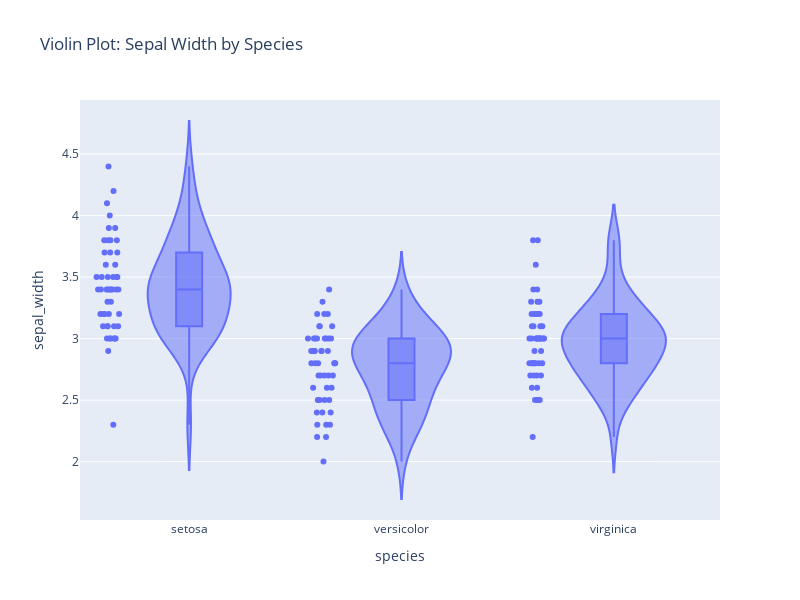

The cell this chart's notebook holds for it:
### Code cell
# Violin Plot

violin_fig = px.violin(df, x="species", y="sepal_width", box=True, points="all",
                       title="Violin Plot: Sepal Width by Species")
violin_fig.update_layout(width=800, height=600)
violin_fig.show()

### Figure 1 — Plotly figure (JSON) as saved in the notebook; plotly's stock layout.template omitted (floating-point values rounded to 4 significant figures; data arrays with more than 128 entries replaced by an {"elided": "..."} marker saying what was removed)
{"data": [{"alignmentgroup": "True", "box": {"visible": true}, "hovertemplate": "species=%{x}<br>sepal_width=%{y}<extra></extra>", "legendgroup": "", "marker": {"color": "#636efa"}, "name": "", "offsetgroup": "", "orientation": "v", "points": "all", "scalegroup": "True", "showlegend": false, "type": "violin", "x": {"elided": "150 str values"}, "x0": " ", "xaxis": "x", "y": {"elided": "150 float values"}, "y0": " ", "yaxis": "y"}], "layout": {"height": 600, "legend": {"tracegroupgap": 0}, "title": {"text": "Violin Plot: Sepal Width by Species"}, "violinmode": "group", "width": 800, "xaxis": {"anchor": "y", "autorange": true, "domain": [0, 1], "range": [-0.5141, 2.5], "title": {"text": "species"}, "type": "category"}, "yaxis": {"anchor": "x", "autorange": true, "domain": [0, 1], "range": [1.525, 4.94], "title": {"text": "sepal_width"}, "type": "linear"}}}
